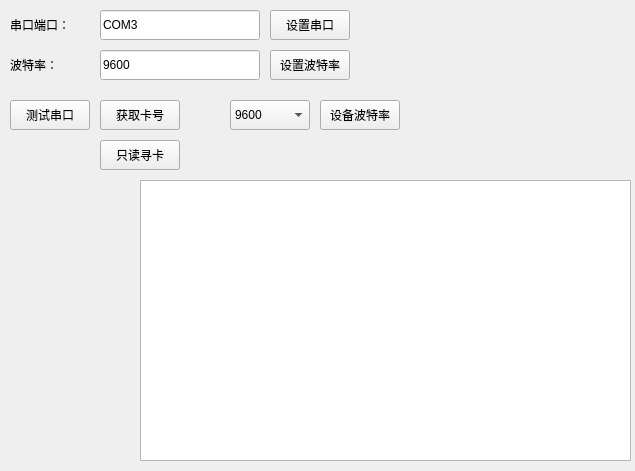
<?xml version="1.0" encoding="UTF-8"?>
<ui version="4.0">
 <class>SetupRfid</class>
 <widget class="QWidget" name="SetupRfid">
  <property name="geometry">
   <rect>
    <x>0</x>
    <y>0</y>
    <width>635</width>
    <height>471</height>
   </rect>
  </property>
  <property name="windowTitle">
   <string>Form</string>
  </property>
  <widget class="QPushButton" name="getCardId">
   <property name="geometry">
    <rect>
     <x>100</x>
     <y>100</y>
     <width>80</width>
     <height>30</height>
    </rect>
   </property>
   <property name="text">
    <string>获取卡号</string>
   </property>
  </widget>
  <widget class="QLabel" name="label_2">
   <property name="geometry">
    <rect>
     <x>10</x>
     <y>10</y>
     <width>80</width>
     <height>30</height>
    </rect>
   </property>
   <property name="text">
    <string>串口端口：</string>
   </property>
  </widget>
  <widget class="QPushButton" name="setPort">
   <property name="geometry">
    <rect>
     <x>270</x>
     <y>10</y>
     <width>80</width>
     <height>30</height>
    </rect>
   </property>
   <property name="text">
    <string>设置串口</string>
   </property>
  </widget>
  <widget class="QLineEdit" name="lineEdit">
   <property name="geometry">
    <rect>
     <x>100</x>
     <y>10</y>
     <width>160</width>
     <height>30</height>
    </rect>
   </property>
   <property name="text">
    <string>COM3</string>
   </property>
  </widget>
  <widget class="QPushButton" name="TestPort">
   <property name="geometry">
    <rect>
     <x>10</x>
     <y>100</y>
     <width>80</width>
     <height>30</height>
    </rect>
   </property>
   <property name="text">
    <string>测试串口</string>
   </property>
  </widget>
  <widget class="QTextBrowser" name="textBrowser">
   <property name="geometry">
    <rect>
     <x>140</x>
     <y>180</y>
     <width>491</width>
     <height>281</height>
    </rect>
   </property>
  </widget>
  <widget class="QPushButton" name="setBaud">
   <property name="geometry">
    <rect>
     <x>270</x>
     <y>50</y>
     <width>80</width>
     <height>30</height>
    </rect>
   </property>
   <property name="text">
    <string>设置波特率</string>
   </property>
  </widget>
  <widget class="QLabel" name="label_3">
   <property name="geometry">
    <rect>
     <x>10</x>
     <y>50</y>
     <width>80</width>
     <height>30</height>
    </rect>
   </property>
   <property name="text">
    <string>波特率：</string>
   </property>
  </widget>
  <widget class="QLineEdit" name="baudrate">
   <property name="geometry">
    <rect>
     <x>100</x>
     <y>50</y>
     <width>160</width>
     <height>30</height>
    </rect>
   </property>
   <property name="text">
    <string>9600</string>
   </property>
  </widget>
  <widget class="QComboBox" name="comboBox">
   <property name="geometry">
    <rect>
     <x>230</x>
     <y>100</y>
     <width>80</width>
     <height>30</height>
    </rect>
   </property>
   <item>
    <property name="text">
     <string>9600</string>
    </property>
   </item>
   <item>
    <property name="text">
     <string>19200</string>
    </property>
   </item>
   <item>
    <property name="text">
     <string>38400</string>
    </property>
   </item>
   <item>
    <property name="text">
     <string>57600</string>
    </property>
   </item>
   <item>
    <property name="text">
     <string>115200</string>
    </property>
   </item>
  </widget>
  <widget class="QPushButton" name="setDevBaud">
   <property name="geometry">
    <rect>
     <x>320</x>
     <y>100</y>
     <width>80</width>
     <height>30</height>
    </rect>
   </property>
   <property name="text">
    <string>设备波特率</string>
   </property>
  </widget>
  <widget class="QPushButton" name="getCardIdOnly">
   <property name="geometry">
    <rect>
     <x>100</x>
     <y>140</y>
     <width>80</width>
     <height>30</height>
    </rect>
   </property>
   <property name="text">
    <string>只读寻卡</string>
   </property>
  </widget>
 </widget>
 <resources/>
 <connections/>
</ui>
